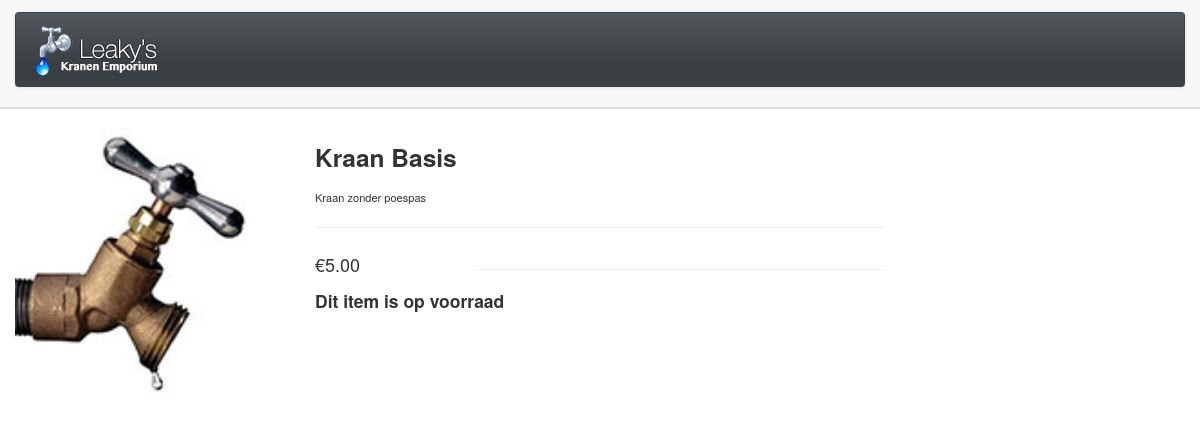
Before: /webshop/product_detail.php?id=1 with the older database file.
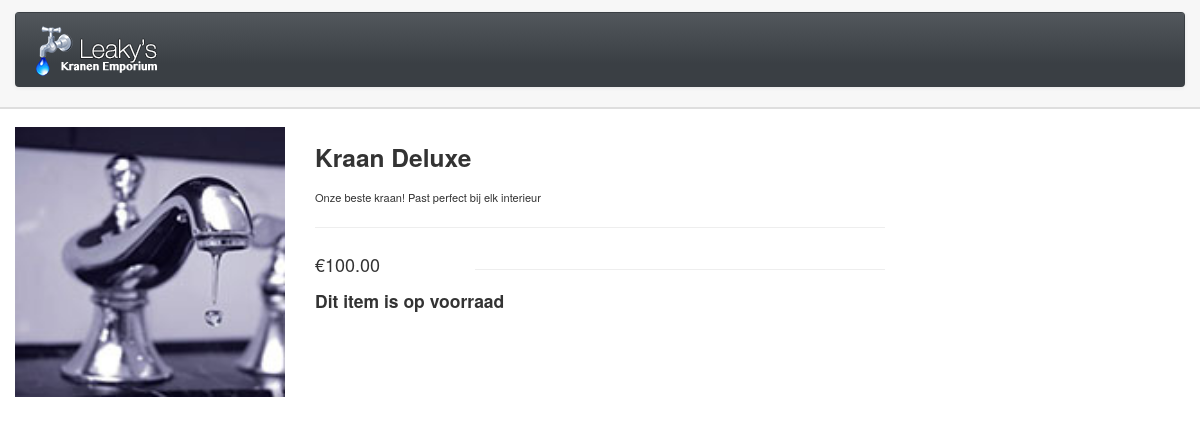
After: the same page with the newer database file.
### tables this page shows
CREATE TABLE `producten` (
  `id` int(11) NOT NULL,
  `naam` varchar(255) NOT NULL,
  `prijs` decimal(10,2) NOT NULL,
  `beschrijving` text NOT NULL,
  `afbeelding` varchar(255) NOT NULL,
  PRIMARY KEY (`id`)
);

### webshop/product_detail.php (the view, shortened to what this page needs)
<!DOCTYPE html>
<html lang="en">
  <head>
    <link id="callCss" rel="stylesheet" href="/themes/bootshop/bootstrap.min.css" media="screen"/>
    <link href="/themes/css/base.css" rel="stylesheet" media="screen"/>
	<link href="/themes/css/bootstrap-responsive.min.css" rel="stylesheet"/>
	<link href="/themes/css/font-awesome.css" rel="stylesheet" type="text/css">
  </head>
<body>
<div id="header">
<div class="container">
<div id="welcomeLine" class="row">
</div>
<div id="logoArea" class="navbar">
  <div class="navbar-inner">
    <a class="brand" href="/webshop"><img src="/themes/images/logo.png" alt="Leaky's Kranen Emporium"/></a>
  </div>
</div>
</div>
</div>
<div id="mainBody">
	<div class="container">
	<div class="row">
	<div class="span12">
<?php
$query = 'SELECT naam, afbeelding, beschrijving, prijs FROM producten WHERE id = ' . mysql_real_escape_string($_GET['id']);
$result = mysql_query($query)
  or die('<div class="alert alert-danger">Query error: <pre>' . mysql_error() . '</pre>Query: <code>' . $query . '</code> </div>');
$row = mysql_fetch_array($result);
?>
<div class="row">
		<div id="gallery" class="span3">
		 <img src="/themes/images/products/<?php echo $row['afbeelding'] ?>" style="width:100%"/>
        </div>
		<div class="span6">
			<h3><?php echo $row['naam'] ?></h3>
			<small><?php echo $row['beschrijving'] ?></small>
			<hr class="soft"/>
			<form class="form-horizontal qtyFrm">
			  <div class="control-group">
				<label class="control-label"><span>&euro;<?php echo $row['prijs'] ?></span></label>
			</form>
			<hr class="soft"/>
			<h4>Dit item is op voorraad</h4>
		</div>
</div>
</div>
</div>
</body>
</html>

Changed rows visible on the page:
changed producten: afbeelding: a different picture; naam "Kraan Basis" → "Kraan Deluxe"; beschrijving "Kraan zonder poespas" → "Onze beste kraan! Past perfect bij elk interieur"; prijs "5.00" → "100.00"
